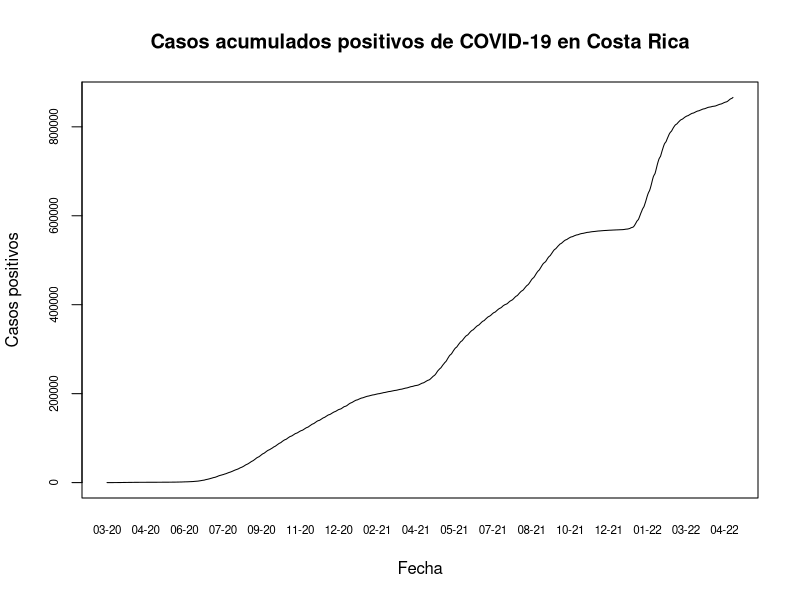
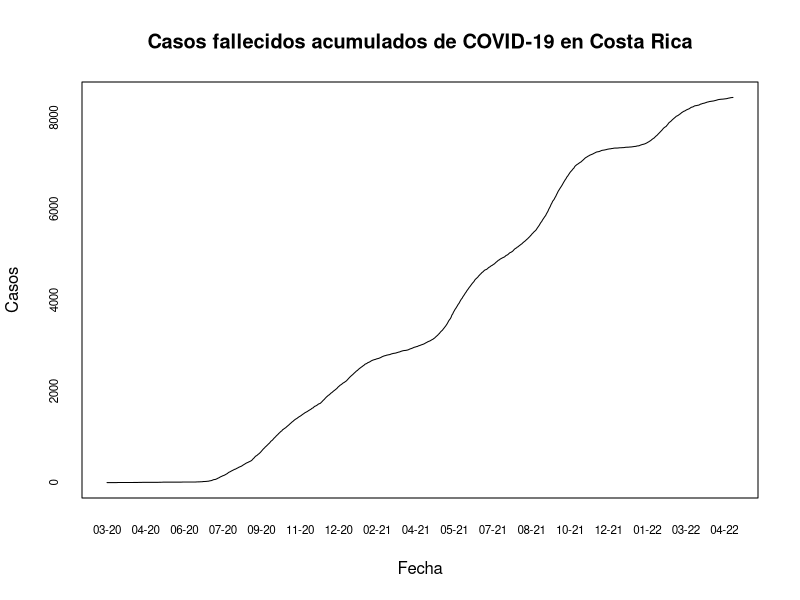
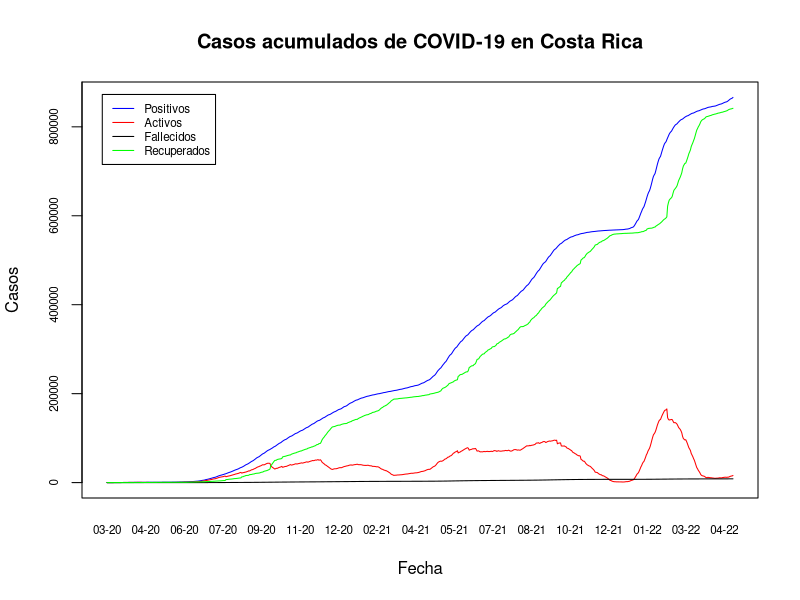
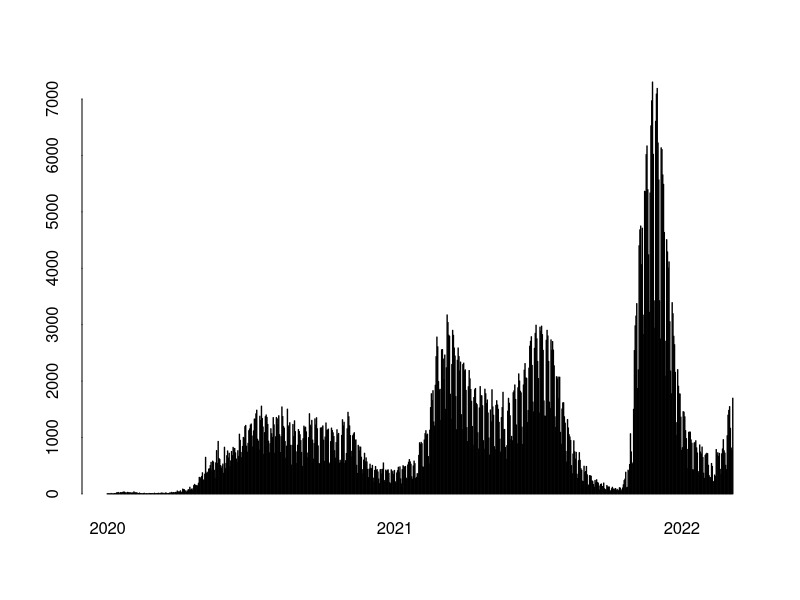
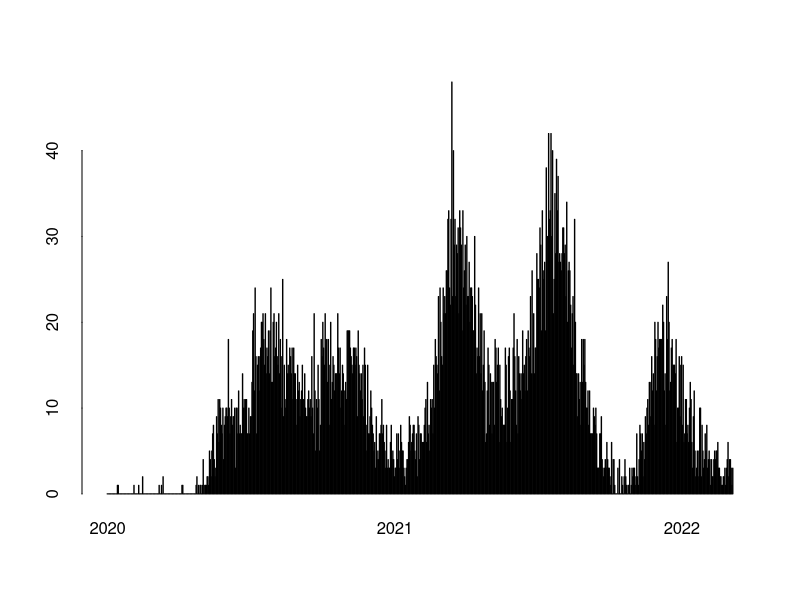
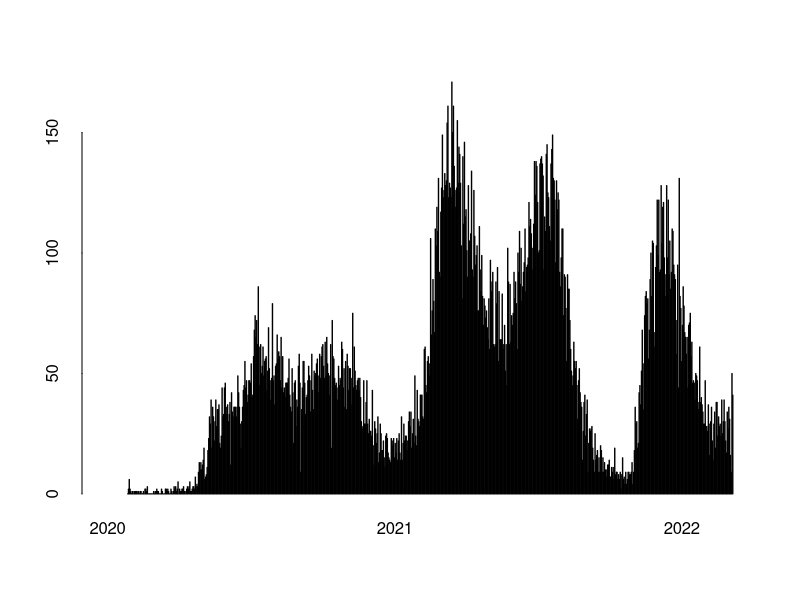
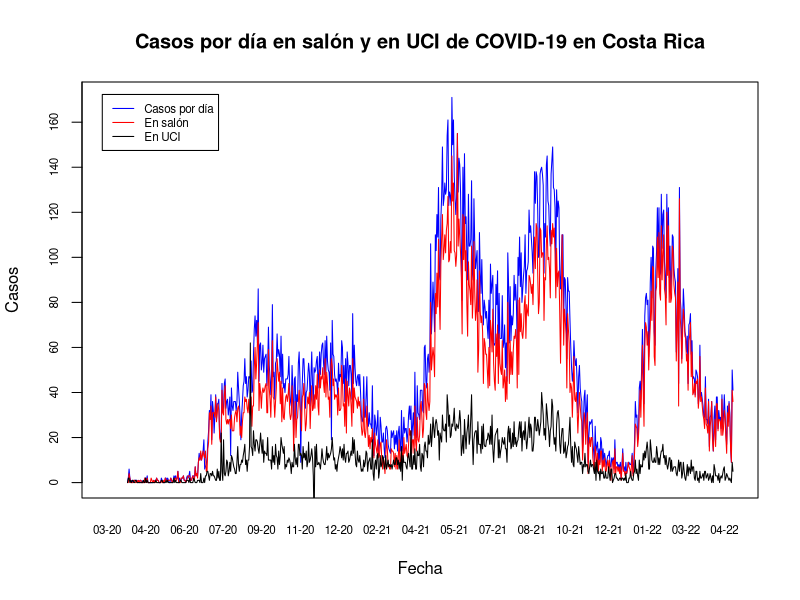
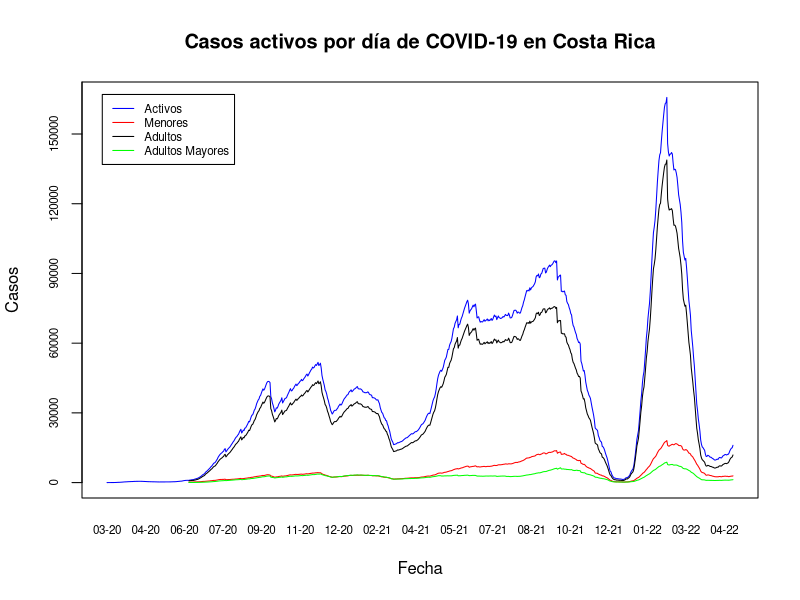

Write the R code that produced these figures, in order.
## ---- chunk 1
knitr::opts_chunk$set(echo = TRUE)
## ---- chunk 2
covid <- read.csv(file = "05_10_22_CSV_GENERAL.csv", sep = ";")
## ---- chunk 3
options(scipen = 7)
## ---- chunk 4
covid$FECHA <- as.Date(covid$FECHA, format = "%d/%m/%Y")
## ---- chunk 5
plot(
  covid$FECHA,
  covid$positivos,
  type = "l",
  xaxt = "n",
  yaxt = "n",
  main = "Casos acumulados positivos de COVID-19 en Costa Rica",
  xlab = "Fecha",
  ylab = "Casos positivos"
)

# Formato del eje x
axis(
  side = 1,
  covid$FECHA,
  tick = FALSE,
  format(covid$FECHA, "%m-%y"),
  cex.axis = 0.7
)

# Formato del eje y
axis(
  side = 2,
  covid$positivos,
  labels = TRUE,  
  at = seq(0, 1000000, by = 200000),
  cex.axis = 0.7
)
## ---- chunk 6
plot(
  covid$FECHA,
  covid$fallecidos,
  type = "l",
  xaxt = "n",
  yaxt = "n",
  main = "Casos fallecidos acumulados de COVID-19 en Costa Rica",
  xlab = "Fecha",
  ylab = "Casos"
)
# Formato del eje X
axis(side = 1,
     covid$FECHA,
     tick = FALSE,
     format(covid$FECHA, "%m-%y"),
     cex.axis = 0.7)
# Formato del eje Y
axis(
  side = 2,
  covid$fallecidos,
  labels = TRUE,  
  at = seq(0, 10000, by = 2000),
  cex.axis = 0.7
)
## ---- chunk 7
plot(
  covid$FECHA,
  covid$positivos,
  type = "l",
  xaxt = "n",
  yaxt = "n",
  main = "Casos acumulados de COVID-19 en Costa Rica",
  xlab = "Fecha",
  ylab = "Casos",
  col = "blue"
)

# Casos activos
lines(covid$FECHA, covid$activos, col="red")

# Casos fallecidos
lines(covid$FECHA, covid$fallecidos, col="black")

# Casos recuperados
lines(covid$FECHA, covid$RECUPERADOS, col="green")

# Leyenda
legend(
  x = "topleft",
  inset = 0.03,
  legend = c("Positivos", "Activos", "Fallecidos", "Recuperados"),
  col = c("blue", "red", "black", "green"),
  lty = 1,
  cex = 0.7)

# Formato del eje X
axis(side = 1,
     covid$FECHA,
     tick = FALSE,
     format(covid$FECHA, "%m-%y"),
     cex.axis = 0.7)

# Formato del eje Y
axis(
  side = 2,
  covid$positivos,
  labels = TRUE,  
  at = seq(0, 1000000, by = 200000),
  cex.axis = 0.7
)
## ---- chunk 8
barplot(
  height=covid$nue_posi,
  names.arg=format(covid$FECHA, "%Y"),
  ann = FALSE, 
  bty = "n", 
  tck = 0, 
  xaxt = "n",
  space = 1,
  main="Casos positivos por día",
  xlab = "Fecha",
  ylab = "Casos positivos",
  col = "blue"
)

# Fechas minima y máxima
x_min <- min(covid$FECHA)
x_max <- max(covid$FECHA)

# Formato del eje X
axis(
  side = 1,
  at = match(seq(as.Date(x_min), x_max, "years"), covid$FECHA) * (1 + 1),
  labels = format(seq(as.Date(x_min), x_max, "years"), "%Y"),
  lwd = 0)
## ---- chunk 9
barplot(
  height=covid$nue_falleci,
  names.arg=format(covid$FECHA, "%Y"),
  ann = FALSE, 
  bty = "n", 
  tck = 0, 
  xaxt = "n",
  space = 1,
  main ="Casos fallecidos por día",
  xlab = "Fecha",
  ylab = "Casos fallecidos",
  col = "black"
)

# Fechas minima y máxima
x_min <- min(covid$FECHA)
x_max <- max(covid$FECHA)

# Formato del eje X
axis(
  side = 1,
  at = match(seq(as.Date(x_min), x_max, "years"), covid$FECHA) * (1 + 1),
  labels = format(seq(as.Date(x_min), x_max, "years"), "%Y"),
  lwd = 0)
## ---- chunk 10
barplot(
  height=covid$nue_hospi,
  names.arg=format(covid$FECHA, "%Y"),
  ann = FALSE, 
  bty = "n", 
  tck = 0, 
  xaxt = "n",
  space = 1,
  main ="Casos nuevos hospitalizados por día",
  xlab = "Fecha",
  ylab = "Casos",
  col = "black"
)
# Fechas minima y máxima
x_min <- min(covid$FECHA)
x_max <- max(covid$FECHA)

# Formato del eje X
axis(
  side = 1,
  at = match(seq(as.Date(x_min), x_max, "years"), covid$FECHA) * (1 + 1),
  labels = format(seq(as.Date(x_min), x_max, "years"), "%Y"),
  lwd = 0)
## ---- chunk 11
plot(
  covid$FECHA,
  covid$nue_hospi,
  type = "l",
  xaxt = "n",
  yaxt = "n",
  main = "Casos por día en salón y en UCI de COVID-19 en Costa Rica",
  xlab = "Fecha",
  ylab = "Casos",
  col = "blue"
)

# Casos en salón
lines(covid$FECHA, covid$nue_salon, col="red")

# Casos en UCI
lines(covid$FECHA, covid$nue_UCI, col="black")

# Leyenda
legend(
  x = "topleft",
  inset = 0.03,
  legend = c("Casos por día", "En salón", "En UCI"),
  col = c("blue", "red", "black"),
  lty = 1,
  cex = 0.7)

# Formato del eje X
axis(side = 1,
     covid$FECHA,
     tick = FALSE,
     format(covid$FECHA, "%m-%y"),
     cex.axis = 0.7)

# Formato del eje Y
axis(
  side = 2,
  covid$nue_hospi,
  labels = TRUE,  
  at = seq(0, 400, by = 20),
  cex.axis = 0.7
)
## ---- chunk 12
plot(
  covid$FECHA,
  covid$activos,
  type = "l",
  xaxt = "n",
  yaxt = "n",
  main = "Casos activos por día de COVID-19 en Costa Rica",
  xlab = "Fecha",
  ylab = "Casos",
  col = "blue"
)

# Casos menores
lines(covid$FECHA, covid$menor_acti, col="red")

# Casos adultos
lines(covid$FECHA, covid$adul_acti, col="black")

# Casos adultos mayores
lines(covid$FECHA, covid$am_acti, col="green")

# Leyenda
legend(
  x = "topleft",
  inset = 0.03,
  legend = c("Activos", "Menores", "Adultos", "Adultos Mayores"),
  col = c("blue", "red", "black", "green"),
  lty = 1,
  cex = 0.7)

# Formato del eje X
axis(side = 1,
     covid$FECHA,
     tick = FALSE,
     format(covid$FECHA, "%m-%y"),
     cex.axis = 0.7)

# Formato del eje Y
axis(
  side = 2,
  covid$activos,
  labels = TRUE,  
  at = seq(0, 2000000, by = 30000),
  cex.axis = 0.7
)
